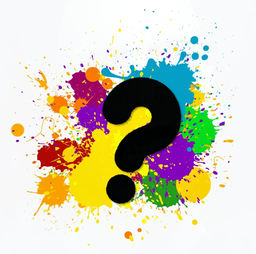
#> input picture 02 - Image numérique/encoded_mystere.bmp, 256 x 254 px, shrunk from 656 x 652 before the run
$ jupyter execute Traitement-image.ipynb
#> lines starting #> are read from the running program, lines starting #| are printed output that depends on the picture
# Introduction à Jupyter
L'environnement sur lequel vous êtes s'appelle "Jupyter NoteBook". Il permet, entre autres, d'exécuter du code Python.

Le but de ce TP n'est pas de vous enseigner le Python. Nous verrons cela un peu plus tard.

Vous allez devoir tout de même modifier quelques lignes de code afin d'arriver à faire le TP. Pour cela vous devez donc s'avoir comment exécuter du code.

## Naviguer

Premièrement, pour vous déplacer de section en section, vous pouvez soit utiliser la souris, soit utiliser les flèches ``haut`` et ``bas``.

Pour éditer une case, vous pouvez double-cliquer, ou appuyer dans la touche ``Entrée``. Vous passez alors en mode **Edition**

Pour sortir du mode **Edition** et revenir au mode **Navigation**, il vous suffit d'appuyer sur ``Echap``.

Enfin, pour **visualiser vos modifications**, vous pouvez soit cliquer sur le bouton "Exécuter" (avec l'icône lecture), ou appuyer sur ``Ctrl + Entrer``

Exercice :
1. Editez la section suivante pour marquer la réponses "42"
2. Déplacez-vous jusqu'à la section "Exécuter du code".

**Réponse**:

*Marquez votre réponse ici*

## Exécuter du code
Le code suivant affiche seulement un message vous disant "Bonjour". Pour exécuter ce code, appuyez sur ``Ctrl + Entrer`` ou cliquez sur le bouton ``Exécuter`` dans le menu en haut.

[cell 1]
# Le texte précédé d'un dièse n'est pas exécuté. Cela sert à ajouter des commentaires au code
print ("Code exécuté avec succès")

# Traitement d'image

Dans ce TP, vous allez devoir faire un programme qui va afficher le négatif d’une image. Notez dans un fichier word, ou autre vos réponses pour pouvoir les reprendres plus tard. N'oubliez pas que les notions vues dans cette activité font partie du cours et vous pouvez être interrogé dessus en evaluation.

Nous allons commencer par afficher une image. Exécutez le code suivant. Il affiche l'image de base (en réalité le code recopie l'image de base dans une image résultat qui affiche).

Le temps de calcul peut prendre un peu de temps. Merci d'attendre au moins 20 secondes.

Dans la suite nous allons modifier le code calculant un pixel (``traitement pixel``) pour faire le traitement d'image.

[cell 2]
import matplotlib.pyplot as plt
import numpy as np
from PIL import Image

def traitement_pixel(pixel):
    (r, g, b) = pixel

    # ---- Partie que vous pouvez modifier -----
    new_r = r    # calcul de la composante ROUGE
    new_g = g    # calcul de la composante VERTE
    new_b = b    # calcul de la composante BLEUE
    # -------------------------------------------

    return (new_r,new_g,new_b)

def traitement_image(image):
    (largeur, hauteur) = image.size
    result = Image.new("RGB", (largeur, hauteur))  # on crée une nouvelle image RGB de la même taille que celle à décoder

    # On parcourt l'image
    for x in range(largeur):
        for y in range(hauteur):
            # On recupère les valeurs des composantes du pixel
            pixel = image.getpixel((x, y))
            # On modifie les valeurs des composantes
            (new_r, new_g, new_b) = traitement_pixel(pixel)
            # On met les nouvelles valeurs des composante dans la nouvelle image.
            result.putpixel((x, y), (int(new_r), int(new_g), int(new_b)))
    return result

def traiter_image(name):
#> called with name = 'encoded_mystere.bmp'
    %matplotlib inline
    pil_im = Image.open(image_a_traiter, 'r')
#> pil_im is the input picture: PIL image 256x254 RGB; mean R, G, B 207.9, 203.7, 183.9
    print("Traitement d'image en cours.\nVeuillez patienter...")
    plt.figure(figsize = (6,6))
    #plt.imshow(np.asarray(pil_im),aspect='auto')
    plt.imshow(np.asarray(traitement_image(pil_im)))
#> in traitement_image, `result = Image.new("RGB", (largeur, hauteur))`: result: PIL image 256x254 RGB; every value is 0

image_a_traiter = 'encoded_mystere.bmp'
traiter_image(image_a_traiter)

##  Traitement simple
Vous allez commencer par faire un traitement très simple à savoir afficher une image rouge à la place de celle d'origine.
Il faut donc mettre pour chaque pixel la composante rouge à fond (255) et les autres à 0.

Cela nous donne le code suivant. Exécutez le pour vérifier le bon fonctionnement. Si ce n'est pas le cas, veuillez exécuter la grosse partie de code précédente.

[cell 3]
def traitement_pixel(pixel):
    (r, g, b) = pixel
    # ---- Partie que vous pouvez modifier -----
    new_r = 255  # calcul de la composante ROUGE
    new_g = 0    # calcul de la composante VERTE
    new_b = 0    # calcul de la composante BLEUE
    # -------------------------------------------
    return (new_r,new_g,new_b)


image_a_traiter = 'encoded_mystere.bmp'
traiter_image(image_a_traiter)
#> after the loop in traitement_image (call 2), `for x in range(largeur):`:
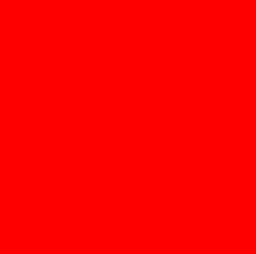
#> result: PIL image 256x254 RGB; mean R, G, B 255, 0, 0

### Exercice
En reprenant le principe du code précédent, modifiez le code suivant pour obtenir :
1. Une image verte
2. Une image bleue
3. Une image jaune
4. Une image noire
5. Une image grise
6. Une image orange

[cell 4]
def traitement_pixel(pixel):
    (r, g, b) = pixel
    # ---- Partie que vous pouvez modifier -----
    new_r = 255  # calcul de la composante ROUGE
    new_g = 0    # calcul de la composante VERTE
    new_b = 0    # calcul de la composante BLEUE
    # -------------------------------------------
    return (new_r,new_g,new_b)

image_a_traiter = 'encoded_mystere.bmp'
traiter_image(image_a_traiter)

## Affichage des composantes

L'intérêt des traitements précédents est très limité. Un traitement d'image se base sur la valeur de chacune des composantes rouge, vert et bleu.

Vous allez maintenant afficher uniquement la partie rouge de l'image à traiter. Avec le code qu'on exécute, la valeur de rouge est contenue dans la variable ``r``, le vert est dans ``g`` et le bleu dans ``b``.

Pour afficher la composante rouge de l'image, exécutez le code suivant :

[cell 5]
def traitement_pixel(pixel):
    (r, g, b) = pixel
    # ---- Partie que vous pouvez modifier -----
    new_r = r    # calcul de la composante ROUGE
    new_g = 0    # calcul de la composante VERTE
    new_b = 0    # calcul de la composante BLEUE
    # -------------------------------------------
    return (new_r,new_g,new_b)

image_a_traiter = 'encoded_mystere.bmp'
traiter_image(image_a_traiter)
#> after the loop in traitement_image (call 4), `for x in range(largeur):`:
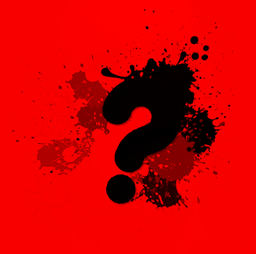
#> result: PIL image 256x254 RGB; mean R, G, B 207.9, 0, 0

Pour afficher la verte, c'est le code suivant. Vous pouvez remarquer que les zone colorées et les zones en noir ne sont pas les mêmes.

[cell 6]
def traitement_pixel(pixel):
    (r, g, b) = pixel
    # ---- Partie que vous pouvez modifier -----
    new_r = 0    # calcul de la composante ROUGE
    new_g = g    # calcul de la composante VERTE
    new_b = 0    # calcul de la composante BLEUE
    # -------------------------------------------
    return (new_r,new_g,new_b)

image_a_traiter = 'encoded_mystere.bmp'
traiter_image(image_a_traiter)
#> after the loop in traitement_image (call 5), `for x in range(largeur):`:
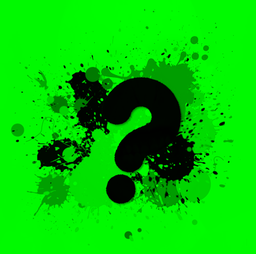
#> result: PIL image 256x254 RGB; mean R, G, B 0, 203.7, 0

### Exercice
Sur le même principe, affichez la composante bleue de l'image.

[cell 7]
def traitement_pixel(pixel):
    (r, g, b) = pixel
    # ---- Partie que vous pouvez modifier -----
    new_r = 0    # calcul de la composante ROUGE
    new_g = 0    # calcul de la composante VERTE
    new_b = 0    # calcul de la composante BLEUE
    # -------------------------------------------
    return (new_r,new_g,new_b)

image_a_traiter = 'encoded_mystere.bmp'
traiter_image(image_a_traiter)

## Négatif d'une image
Pour rappel, nous avons vu dans les TP précédents que pour calculer le négatif d'une image, il faut appliquer la formule suivante :
$$p' = 2^n-p-1$$
Où :
* $p'$ est la nouvelle valeur "couleur"
* $p$ est la valeur de l'ancienne "couleur"
* $n$ est le nombre de bits utiliser pour coder la "couleur".

Pour calculer le négatif d'une image en couleur, il faut appliquer ce procédé pour chacune des composantes.

### Exercice
Sachant que dans l'image traitée (comme dans la grande majorité des cas) les composantes sont codées sur **un octet, donc sur 8 bits**, modifiez le code suivant pour afficher le négatif de l'image.

[cell 8]
def traitement_pixel(pixel):
    (r, g, b) = pixel
    # ---- Partie que vous pouvez modifier -----
    new_r = 0    # calcul de la composante ROUGE
    new_g = 0    # calcul de la composante VERTE
    new_b = 0    # calcul de la composante BLEUE
    # -------------------------------------------
    return (new_r,new_g,new_b)

image_a_traiter = 'encoded_mystere.bmp'
traiter_image(image_a_traiter)

## Image en niveau de gris
Nous allons maintenant afficher l'image en niveau de gris, communément appeler "en noir et blanc".
Pour cela nous allons faire la moyenne des composantes rouge, verte et bleu et on mettra le même résultat dans chacune des composantes.

### Exercice
En vous aidant de la description précédente, complétez le code suivant pour afficher l'image en niveau de gris.

[cell 9]
def traitement_pixel(pixel):
    (r, g, b) = pixel
    # ---- Partie que vous pouvez modifier -----
    new_r = (r+g+b)/3    # calcul de la composante ROUGE
    new_g = 0    # calcul de la composante VERTE
    new_b = 0    # calcul de la composante BLEUE
    # -------------------------------------------
    return (new_r,new_g,new_b)

image_a_traiter = 'encoded_mystere.bmp'
traiter_image(image_a_traiter)
#> after the loop in traitement_image (call 8), `for x in range(largeur):`:
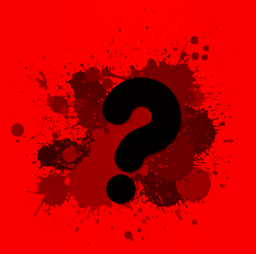
#> result: PIL image 256x254 RGB; mean R, G, B 198.2, 0, 0

# Bonus : l'image secrète

L'image que vous avez manipulée depuis le début de l'activité contient une **image cachée** par un procédé de stéganographie. Plus d'information dans le document suivant :
https://nc-lycees.netocentre.fr/s/aMSXxKnFiQ3QzQ5

Soyons Rôle-Play : l'inspecteur Harry enquête sur la mort 40 ans au paravent d'un certain James et de sa femme. Une photo du meurtrier est cachée dans l'image de cette activité.

Saurez-vous trouver l'identité du meurtrier et en apporter la preuve en me transmettant la photo décryptée et le code utilisé par mail.

L'inspecteur en chef Plantard saura **récompenser les 4 premiers** avec 3 points bonus au prochain contrôle.

[cell 10]
def traitement_pixel(pixel):
    (r, g, b) = pixel
    # ---- Partie que vous pouvez modifier -----
    new_r = r   # calcul de la composante ROUGE
    new_g = g    # calcul de la composante VERTE
    new_b = b    # calcul de la composante BLEUE
    # -------------------------------------------
    return (new_r,new_g,new_b)

image_a_traiter = 'encoded_mystere.bmp'
traiter_image(image_a_traiter)
